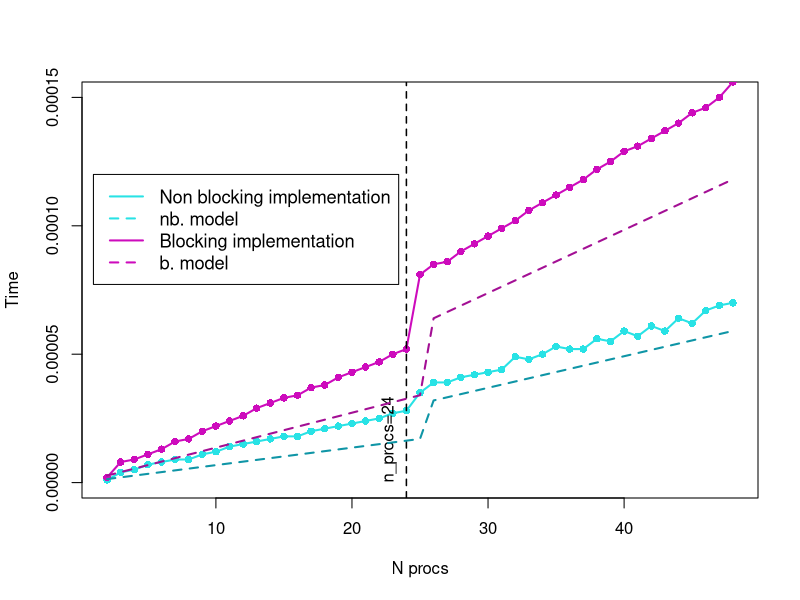

Recreate this plot in R.
# Read results obtained for section 1, part 1
setwd("~/DSSC/hpc_assignment1/section1/ring")
times <- data.frame(read.csv("results.csv"))
colnames(times) <- c("n_procs", "time_nonblocking", "time_blocking")

library("ggplot2")

x <- as.numeric(times$n_procs)
y <- as.numeric(times$time_nonblocking)

png("ring_results.png", width=1200, height = 800)

#plot times for non blocking implementation
plot(x, times$time_nonblocking, type='l', xlab="N procs", ylab="Time", col=5, lwd=2, ylim=c(0,1.5*10^(-4)))
points(x, times$time_nonblocking,pch=16,col=5)

#plot times for blocking implementation
lines(x, times$time_blocking, type='l', xlab="N procs", ylab="Time", col=6, lwd=2)
points(x, times$time_blocking,pch=16,col=6)


abline(v = 24, lty = 2, lwd=1.5)
text(22, 0.0, "n_procs=24", pos = 4, srt=90)

#plot theoretical model for non blocking implementation
y1 <- x[1:24]*(2*2*(10^(-6))/12000 + 0.68*(10^(-6)))
y2 <- x[25:47]*(2*2*(10^(-6))/12200 + 1.23*(10^(-6)))
lines(x, c(y1,y2), type='l', col="#0f95a6", lty = 2,lwd=2)

#plot theoretical model for blocking implementation
y1 <- 2*y1 
y2 <- 2*y2 
lines(x, c(y1,y2), type='l', col="#a30f94", lty = 2,lwd=2)

legend(1, 0.00012, legend=c("Non blocking implementation", "nb. model", "Blocking implementation", "b. model"),
       col=c(5,5,6,6), lty=c(1,2,1,2), lwd=2, cex=1.1, pt.cex = 0.8)
#close the png file
dev.off()

